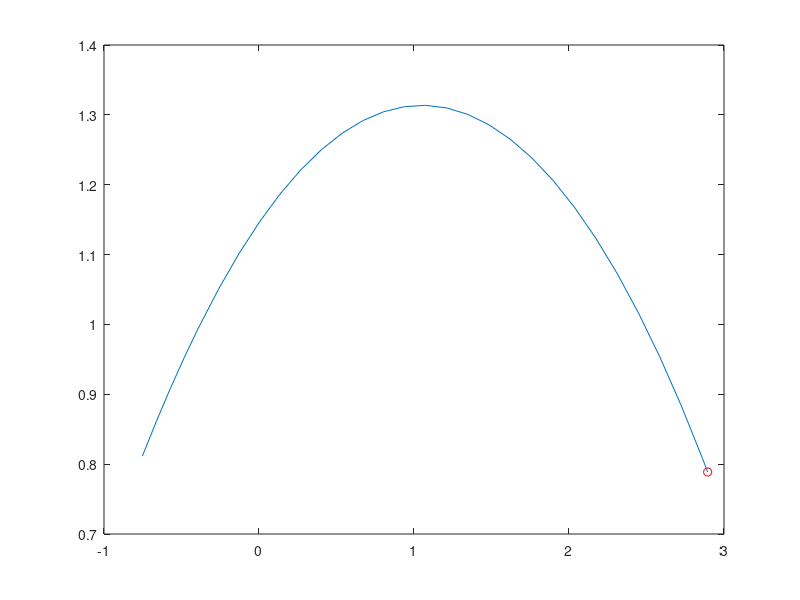

The MATLAB script that drew this image:
function GroundDS
%Code is the Upright SLIP model with double stance.
%Simulation starts with both legs on the gournd. Transitions from double
%stance phase to single stance phase.
%
%Input Parameters: 
%(a)Mass
%(b)Spring constant of legs
%(c)Foot position of leg 2
%(d)Initial Velocity
%(e)Initial angle of attack alpha
%%%%%%%%%%%%%%%%%%%%%%%%%%

alpha= pi/3-.1;
xv0=5.3;
yv0=3;


m=1;   %Mass of critter
lg1=3; %Natural length of leg 1
lg2=1; %Natural length of leg 2
k=1;  %Spring constant of critter's leg
xc2=1; %Foot position of leg 2
g=9.8; %Gravitational acceleration

x0=xc2-lg1*cos(alpha);
y0=lg2*sin(alpha);


u0=[x0,y0,xv0,yv0];

% SSoption=odeset('Events',@Sevents);
DSoptions=odeset('Events',@DSevents);


[t,Y]=ode45(@DS,[0 1],u0,DSoptions);

for i=1:length(t)
clf
plot(Y(i,1),Y(i,2),'r-o',Y(:,1),Y(:,2))
drawnow
end

    %Single Stance Function
    function U=S(~,u)
    z1=F2(u(1),u(2))*(u(1)-xc2)/L2(u(1),u(2))/m;
    z2=F2(u(1),u(2))*u(2)/L2(u(1),u(2))/m -g ;
    U=[u(3);u(4);z1;z2];
    end
    
    %Double Stance Function
    function U=DS(~,u)
    z1= (F1(u(1),u(2))*u(1)/L1(u(1),u(2)) +...
        F2(u(1),u(2))*(u(1)-xc2)/L2(u(1),u(2)))/m;
    z2=(F1(u(1),u(2))*u(2)/L2(u(1),u(2)) +...
        F2(u(1),u(2))*u(2)/L2(u(1),u(2)))/m -g ;
    U=[u(3);u(4);z1;z2];  
    end

    %Leg 1 length function
    function L=L1(x,y)
    L=(x^2 + y^2)^(1/2);
    end
    
    %Leg 2 length function
    function L=L2(x,y)
    L=((x-xc2)^2 + y^2)^(1/2);
    end

    %Force function for leg 1
    function F=F1(x,y) 
    F=-k*(( x^2 + y^2)^(1/2) -lg1 );  
    end

    %Force function for leg 2
    function G=F2(x,y)
    G=-k*( ((x-xc2)^2 + y^2)^(1/2) - lg2 );    
    end

    function [LL,isterminal,direction]=DSevents(~,u)
    LL= (lg1- L1(u(1),u(2)));
    isterminal=1;
    direction=-1;
    end
% 
%     function [ydisp,isterminal,direction]=Sevents(~,u)
%     ydisp=    
    


end